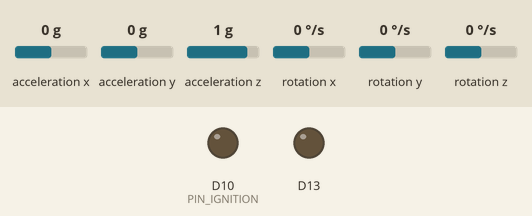
Bench run of a sketch on a simulated Arduino Nano 33 IoT. On the bench: output pins drawn as LEDs (lit = HIGH). The test bench sets the inputs (shaded band); at power-on: rotation y 0 °/s, acceleration z 1 g, acceleration x 0 g, acceleration y 0 g, rotation x 0 °/s, rotation z 0 °/s. What the sketch prints to the serial monitor is not drawn.

Above: at 1.7 s.
1.8 s: rotation y set to -29 °/s
4.8 s: rotation y set to -35 °/s
7.8 s: acceleration z set to 0 g
At 9.6 s:
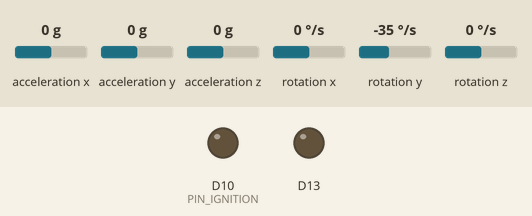
10.8 s: acceleration x set to -1.4 g
At 11.2 s:
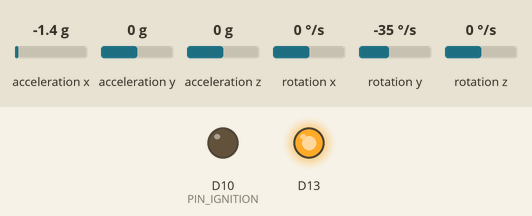
13.8 s: acceleration x set to 0 g
At 15.5 s:
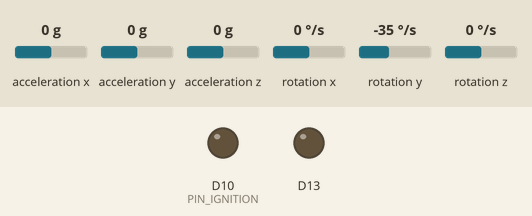
Timing chart, 0 to 17.0 s (numbered marks = the images above; inputs shaded):
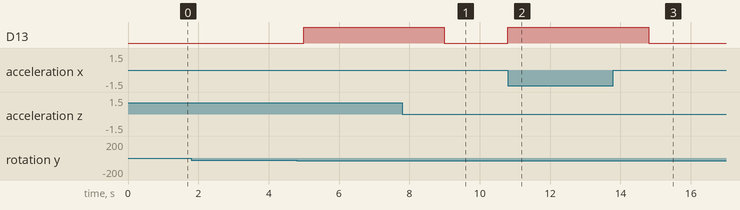

The sketch:

Arduino_flight_code.ino
```cpp
/*
  This code is being designed to run
  a rocket flight computer.

  It uses an Arduino Nano 33 IoT.

  created 24 May 2022
  by Jakub Kulhavý
*/

#include <Arduino_LSM6DS3.h>
#define PIN_IGNITION 10
float accX, accY, accZ;
float gyroX, gyroY, gyroZ;
float accAngleX, accAngleY, gyroAngleX, gyroAngleY, gyroAngleZ;
float roll, pitch, yaw;
float elapsedTime, currentTime, previousTime;
float accErrorX, accErrorY, gyroErrorX, gyroErrorY, gyroErrorZ;
int i = 0;

void setup() {
  pinMode(PIN_LED, OUTPUT);
  pinMode(PIN_IGNITION, OUTPUT);
  Serial.begin(19200);
  while (!Serial);

  if (!IMU.begin()) {
    Serial.println("Failed to initialize IMU");
    while (1);
  }

calculate_IMU_error(); // Device has to stay still
delay(20);
}

void loop() {
  if (IMU.accelerationAvailable()) {
    IMU.readAcceleration(accX, accY, accZ); // Get current acceleration in G's in all axes

    // Calculate angles of two axes from acceleration
    accAngleX = (atan(accY / sqrt(pow(accX, 2) + pow(accZ, 2))) * 180 / PI) - accErrorX;
    accAngleY = (atan(-1 * accX / sqrt(pow(accY, 2) + pow(accZ, 2))) * 180 / PI) - accErrorY;

  }
  if (IMU.gyroscopeAvailable()) {
    // Get elapsed time since last measurement in order to integrate
    // degrees per second to get current angular position
    previousTime = currentTime;
    currentTime = millis();
    elapsedTime = (currentTime - previousTime) / 1000;
    IMU.readGyroscope(gyroX, gyroY, gyroZ); // Get current angular speed in all axes

    gyroAngleX = gyroAngleX + (gyroX - gyroErrorX) * elapsedTime;
    gyroAngleY = gyroAngleY + (gyroY -gyroErrorY ) * elapsedTime;
    yaw = yaw + (gyroZ - gyroErrorZ) * elapsedTime;

// Complementary filter
    roll = 0.96 * gyroAngleX + 0.04 * accAngleX;
    pitch = 0.96 * gyroAngleY + 0.04 * accAngleY;

  }
  // Test if rocket is tiping over
  if (abs(yaw) > 90 || abs(pitch) > 90) {
    digitalWrite(PIN_LED, HIGH);
    recovery_system();
  } else if (abs(yaw) < 90 || abs(pitch) < 90) {
    digitalWrite(PIN_LED, LOW);
  }
  // Used for external serial communication
  Serial.print(roll);
  Serial.print("/");
  Serial.print(pitch);
  Serial.print("/");
  Serial.println(yaw);
}

// Triggered if rocket tipover is detected
void recovery_system() {
  digitalWrite(PIN_LED, HIGH);
  delay(2000);
  digitalWrite(PIN_LED, LOW);
}

void calculate_IMU_error() {
  // Calculating error of measurements in order to filter
  // them out later. The IMU error is constant, so that way,
  // it can be completely filtered out.

  // Get 200 measurements from the accelerator and sum them up
  while (i < 200) {
    if (IMU.accelerationAvailable()) {
      IMU.readAcceleration(accX, accY, accZ);
      accErrorX = accErrorX + ((atan((accY) / sqrt(pow((accX), 2) + pow((accZ), 2))) * 180 / PI));
      accErrorY = accErrorY + ((atan(-1 * (accX) / sqrt(pow((accY), 2) + pow((accZ), 2))) * 180 / PI));
      i++;
    }
  }

  // Divide by 200 to get error value
  accErrorX = accErrorX / 200;
  accErrorY = accErrorY / 200;
  i = 0;

// Get 200 measurements from the gyroscope and sum them up
  while (i < 200) {
    if (IMU.gyroscopeAvailable()) {
      IMU.readGyroscope(gyroX, gyroY, gyroZ);
      gyroErrorX = gyroErrorX + gyroX;
      gyroErrorY = gyroErrorY + gyroY;
      gyroErrorZ = gyroErrorZ + gyroZ;
      i++;
    }
  }

  // Divide by 200 to get error value
  gyroErrorX = gyroErrorX / 200;
  gyroErrorY = gyroErrorY / 200;
  gyroErrorZ = gyroErrorZ / 200;
}
```

Measured:
- after the input at 7.8 s, D13: HIGH → LOW after 1.2 s
- after the input at 10.8 s, D13: LOW → HIGH at once
- after the input at 13.8 s, D13: HIGH → LOW after 1.0 s
